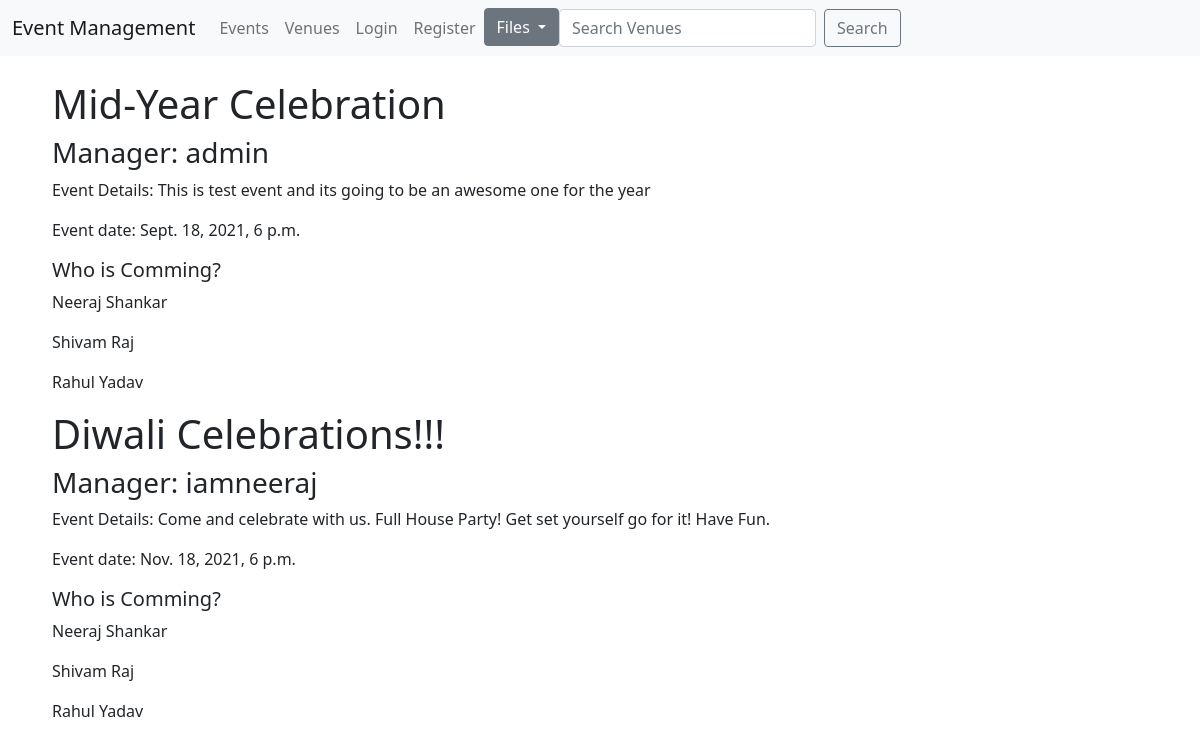
The page / on the database its author committed.
### events/models.py (models this page shows, shortened)
class Event(models.Model):
    name = models.CharField('Event Name', max_length=100)
    event_date = models.DateTimeField()
    venue = models.ForeignKey(Venue, blank=True, null=True, on_delete=models.CASCADE)
    event_manager = models.ForeignKey(User, blank=True, null=True, on_delete=SET_NULL)
    description = models.TextField('Event Description')
    attendees = models.ManyToManyField(MyClubUser, blank=True)

class MyClubUser(models.Model):
    first_name = models.CharField('First Name', max_length=50)
    last_name = models.CharField('Last Name', max_length=50)
    email_address = models.EmailField('Email Address')
    def __str__(self):
        return self.first_name + ' ' + self.last_name

### events/views.py (the view)
# urls.py: path('', views.showEvents, name="list-events"),
def showEvents(request):
    event_list = Event.objects.all()
    return render(request, 'event-list.html', {'event_list': event_list})

### templates/event-list.html (shortened to what this page needs)
{% extends 'base.html' %}
{% block body%}
<div class="container mx-4 my-4">
    {% for event in event_list%}
    <div class="event-detail mx-3">
        <h1>{{event.name}}</h1>
        <h3>Manager: {{event.event_manager}}</h3>
        <p>Event Details: {{event.description}}</p>
        <p>Event date: {{event.event_date}}</p>
        <h5>Who is Comming?</h5>
        {% for user in event.attendees.all%}
        <p>{{user}}</p>
        {% endfor%}
    </div>
    {% endfor %}
</div>
{% endblock body%}

### rows shown on the page
Event: name "Mid-Year Celebration", event_manager "admin", description "This is test event and its going to be an awesome one for the year", event_date "Sept. 18, 2021, 6 p.m."
MyClubUser: first_name+last_name "Neeraj Shankar"
MyClubUser: first_name+last_name "Shivam Raj"
MyClubUser: first_name+last_name "Rahul Yadav"
Event: name "Diwali Celebrations!!!", event_manager "iamneeraj", description "Come and celebrate with us. Full House Party! Get set yourself go for it! Have Fun.", event_date "Nov. 18, 2021, 6 p.m."
